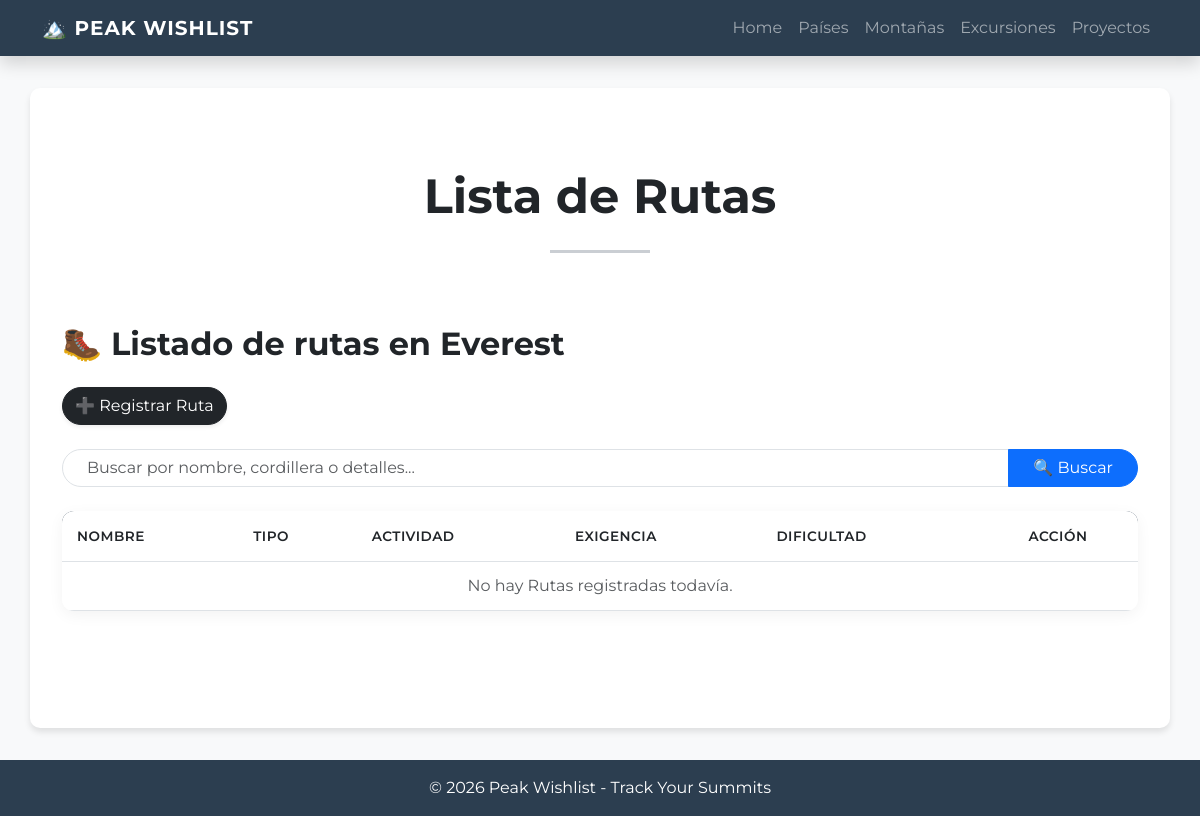
The app's page /montana/rutas/25/, older data.
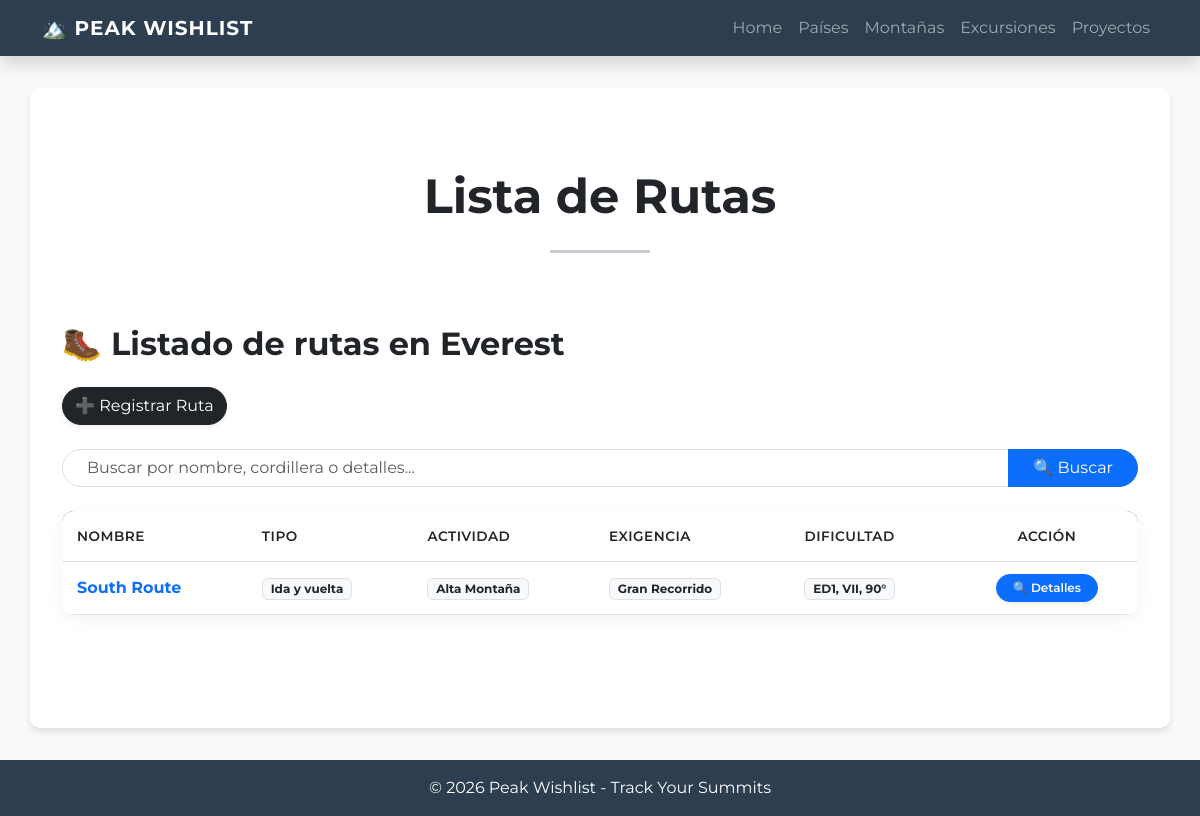
The same page, newer data.
### peak_wishlist/models.py (models this page shows, shortened)
class Ruta(models.Model):
    class DificultadEscalada(models.TextChoices):
        R_56_4C_TRAD = "5.6 - 4c - Trad", "5.6 - 4c - Trad"
        R_56_4C_SPORT = "5.6 - 4c - Sport", "5.6 - 4c - Sport"
        R_57_5A_TRAD = "5.7 - 5a - Trad", "5.7 - 5a - Trad"
        R_57_5A_SPORT = "5.7 - 5a - Sport", "5.7 - 5a - Sport"
        R_58_5B_TRAD = "5.8 - 5b - Trad", "5.8 - 5b - Trad"
        R_58_5B_SPORT = "5.8 - 5b - Sport", "5.8 - 5b - Sport"
        R_59_5C_TRAD = "5.9 - 5c - Trad", "5.9 - 5c - Trad"
        R_59_5C_SPORT = "5.9 - 5c - Sport", "5.9 - 5c - Sport"
        R_510A_6A_TRAD = "5.10a - 6a - Trad", "5.10a - 6a - Trad"
        R_510A_6A_SPORT = "5.10a - 6a - Sport", "5.10a - 6a - Sport"
        R_510B_6A1_TRAD = "5.10b - 6a+ - Trad", "5.10b - 6a+ - Trad"
        R_510B_6A1_SPORT = "5.10b - 6a+ - Sport", "5.10b - 6a+ - Sport"
        R_510C_6B_TRAD = "5.10c - 6b - Trad", "5.10c - 6b - Trad"
        R_510C_6B_SPORT = "5.10c - 6b - Sport", "5.10c - 6b - Sport"
        R_510D_6B1_TRAD = "5.10d - 6b+ - Trad", "5.10d - 6b+ - Trad"
        R_510D_6B1_SPORT = "5.10d - 6b+ - Sport", "5.10d - 6b+ - Sport"
        R_511A_6C_TRAD = "5.11a - 6c - Trad", "5.11a - 6c - Trad"
        R_511A_6C_SPORT = "5.11a - 6c - Sport", "5.11a - 6c - Sport"
        R_511B_6C1_TRAD = "5.11b - 6c+ - Trad", "5.11b - 6c+ - Trad"
        R_511B_6C1_SPORT = "5.11b - 6c+ - Sport", "5.11b - 6c+ - Sport"
        R_511C_7A_TRAD = "5.11c - 7a - Trad", "5.11c - 7a - Trad"
        R_511C_7A_SPORT = "5.11c - 7a - Sport", "5.11c - 7a - Sport"
        R_511D_7A1_TRAD = "5.11d - 7a+ - Trad", "5.11d - 7a+ - Trad"
        R_511D_7A1_SPORT = "5.11d - 7a+ - Sport", "5.11d - 7a+ - Sport"
        R_512A_7B_TRAD = "5.12a - 7b - Trad", "5.12a - 7b - Trad"
        R_512A_7B_SPORT = "5.12a - 7b - Sport", "5.12a - 7b - Sport"
        R_512B_7B1_TRAD = "5.12b - 7b+ - Trad", "5.12b - 7b+ - Trad"
        R_513A_8A_SPORT = "5.13a - 8a - Sport", "5.13a - 8a - Sport"
        R_514A_8C_SPORT = "5.14a - 8c - Sport", "5.14a - 8c - Sport"
        R_515A_9B_SPORT = "5.15a - 9b - Sport", "5.15a - 9b - Sport"
    class DificultadAltaMontana(models.TextChoices):
        F = "F, I/II, 30°", "F, I/II, 30°"
        PD_MINUS = "PD-, II, 35°", "PD-, II, 35°"
        PD = "PD, II+, 40°", "PD, II+, 40°"
        PD_PLUS = "PD+, III, 45°", "PD+, III, 45°"
        AD_MINUS = "AD-, III+, 45°", "AD-, III+, 45°"
        AD = "AD, IV, 50°", "AD, IV, 50°"
        AD_PLUS = "AD+, IV+, 55°", "AD+, IV+, 55°"
        D_MINUS = "D-, V-, 60°", "D-, V-, 60°"
        D = "D, V, 65°", "D, V, 65°"
        D_PLUS = "D+, V+, 70°", "D+, V+, 70°"
        TD_MINUS = "TD-, VI-, 75°", "TD-, VI-, 75°"
        TD = "TD, VI, 80°", "TD, VI, 80°"
        TD_PLUS = "TD+, VI+, 85°", "TD+, VI+, 85°"
        ED1 = "ED1, VII, 90°", "ED1, VII, 90°"
        ED2 = "ED2, VII+, 90°", "ED2, VII+, 90°"
        ED3 = "ED3, VIII, 90°+", "ED3, VIII, 90°+"
        ED4 = "ED4, VIII+, 90°/100°", "ED4, VIII+, 90°/100°"
    class DificultadSenderismo(models.TextChoices):
        T1 = "T1, Senderismo", "T1, Senderismo"
        T2 = "T2, Senderismo de montaña", "T2, Senderismo de montaña"
        T3 = "T3, Senderismo de montaña exigente", "T3, Senderismo de montaña exigente"
        T4 = "T4, Senderismo alpino", "T4, Senderismo alpino"
        T5 = "T5, Senderismo alpino exigente", "T5, Senderismo alpino exigente"
        T6 = "T6, Senderismo alpino difícil", "T6, Senderismo alpino difícil"
    class DificultadMTB(models.TextChoices):
        S0 = "S0, Muy fácil", "S0, Muy fácil"
        S1 = "S1, Fácil", "S1, Fácil"
        S2 = "S2, Moderada", "S2, Moderada"
        S3 = "S3, Difícil", "S3, Difícil"
        S4 = "S4, Muy difícil", "S4, Muy difícil"
        S5 = "S5, Extrema", "S5, Extrema"
    class TipoActividad(models.TextChoices):
        ALTA_MONTANA = 'Alta Montaña'
        ESCALADA_EN_ROCA = 'Escalada'
        TREKKING = 'Trekking'
        MTB = 'Bicicleta de Montaña'
    class TipoTrayecto(models.TextChoices):
        IDA_Y_VUELTA = 'Ida y vuelta'
        Circuito = 'Circuito'
        Travesia = 'Travesia'
        Circunvalacion = 'Circunvalacion'
    class ExigenciaFisica(models.TextChoices):
        UN_DIA_E = 'Treking/escalada de un Dia'
        DOS_DIAS = 'Trekking/escalada de Fin de Semana'
        VARIOS_DIAS = 'Varios Dias en Montaña'
        GRAN_RECORRIDO = 'Gran Recorrido'
        RECORRIDO_LOCAL = 'Recorrido Local'
    class UnidadTiempo(models.TextChoices):
        DIAS = 'Dias'
        HORAS = 'Horas'
    nombre = models.CharField(max_length= 50, null=False, blank=False, default="Ruta Normal")
    actividad = models.CharField(max_length=30, choices=TipoActividad.choices, null=False, blank=False)
    tipo_trayecto = models.CharField(max_length=20, choices=TipoTrayecto.choices, null=False, blank=False)
    exigencia = models.CharField(max_length=50, choices=ExigenciaFisica.choices, null=False, blank=False)
    distancia = models.DecimalField(max_digits=7, decimal_places=2, null=False, blank=False)
    desnivel_positivo = models.DecimalField(max_digits=7, decimal_places=2, null=False, blank=False)
    informacion_general = models.TextField(max_length=250, null=True, blank=True)
    gps_trakking = models.URLField(max_length=100, null=False, blank=False)
    montana = models.ForeignKey(Montana, null=False, blank= False, on_delete=models.CASCADE, verbose_name="montaña")
    equipo_sugerido = models.TextField(max_length=250, null=False, blank=False)
    tiempo_estimado = models.IntegerField(null=False, blank= False)
    unidad_tiempo_estimado = models.CharField(choices=UnidadTiempo.choices, blank=False, null=False)
    dificultad_tecnica = models.CharField(max_length=50, null=False, blank=False)
    observaciones = models.TextField(max_length=200, null=True, blank=True)
    indicaciones_inicio_ruta = models.TextField(max_length=200, null=True, blank=True)

### peak_wishlist/views/ruta.py (the view)
class RutaList(ListView):
    model = Ruta
    template_name = "peak_wishlist/rutas.html"
    context_object_name = "rutas"
    def get_queryset(self) -> QuerySet[Any]:
        montana_id = self.kwargs.get("montana_id")
        if montana_id:
            self.montana = get_object_or_404(Montana, id=montana_id)
            queryset = Ruta.objects.filter(montana=self.montana).order_by("nombre")
        else:
            self.montana = None
            queryset = Ruta.objects.all().order_by("nombre")
        query = self.request.GET.get("q")
        if query:
            queryset = queryset.filter(Q(nombre__icontains=query))
        return queryset
    def get_context_data(self, **kwargs: Any) -> dict[str, Any]:
        context = super().get_context_data(**kwargs)
        if self.montana:
            context["extension_titulo"] = f"en {self.montana.nombre}"
        else:
            context["extension_titulo"] = ""
        return context

### peak_wishlist/templates/peak_wishlist/rutas.html (shortened to what this page needs)
{% extends 'peak_wishlist/base.html' %}
{% block contenido %}
<div class="text-center py-5">
    <h3 class="display-5 fw-bold text-dark">Lista de Rutas</h3>
    <hr class="my-4 mx-auto" style="width: 100px; border-top: 3px solid #2c3e50;">
</div>
<h2 class="mb-4 text-dark fw-bold">🥾 Listado de rutas {{ extension_titulo }}</h2>
<div class="mb-4">
    <a href="{% url 'peak_wishlist:registrar_ruta' montana_id=view.kwargs.montana_id %}"
       class="btn btn-dark rounded-pill shadow-sm">
        ➕ Registrar Ruta
    </a>
</div>
{% include 'peak_wishlist/componentes/search_bar.html' %}
<div class="table-container-custom table-responsive">
    <table class="table table-custom mb-0">
        <thead>
            <tr>
                <th>Nombre</th>
                <th>Tipo</th>
                <th>Actividad</th>
                <th>Exigencia</th>
                <th>Dificultad</th>
                <th class="text-center">Acción</th>
            </tr>
        </thead>
        <tbody>
            {% for ruta in rutas %}
            <tr>
                <td class="fw-bold text-primary">{{ ruta.nombre }}</td>
                <td>
                    <span class="badge bg-light text-dark border">
                        {{ ruta.tipo_trayecto }}
                    </span>
                </td>
                <td>
                    <span class="badge bg-light text-dark border">
                        {{ ruta.actividad }}
                    </span>
                </td>
                <td>
                    <span class="badge bg-light text-dark border">
                        {{ ruta.exigencia }}
                    </span>
                </td>
                <td >
                    <span class="badge bg-light text-dark border">
                        {{ ruta.dificultad_tecnica }}
                    </span>
                </td>
                <td class="text-center">
                    <a href="{% url 'peak_wishlist:ruta_detail' ruta.pk %}"
                       class="btn btn-sm btn-primary rounded-pill shadow-sm px-3"
                       style="font-size: 0.75rem; font-weight: 600;">
                        🔍 Detalles
                    </a>
                </td>
            </tr>
            {% empty %}
            <tr>
                <td colspan="7" class="text-center py-4 text-muted">
                    No hay Rutas registradas todavía.
                </td>
            </tr>
            {% endfor %}
        </tbody>
    </table>
</div>
{% endblock contenido %}

Row changes from the older to the newer data that the page shows:
added Ruta: nombre "South Route", tipo_trayecto "Ida y vuelta", actividad "Alta Montaña", exigencia "Gran Recorrido", dificultad_tecnica "ED1, VII, 90°"
Text that changed along with them:
text no longer shown: "No hay Rutas registradas todavía."
